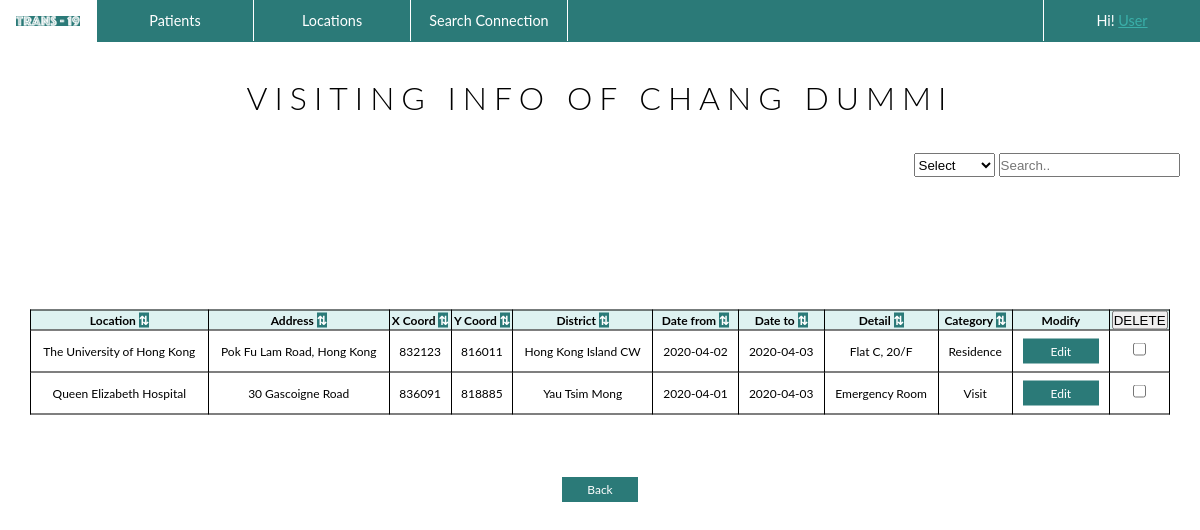
/patient_corner/patients/1, run on an earlier commit of the app's database.
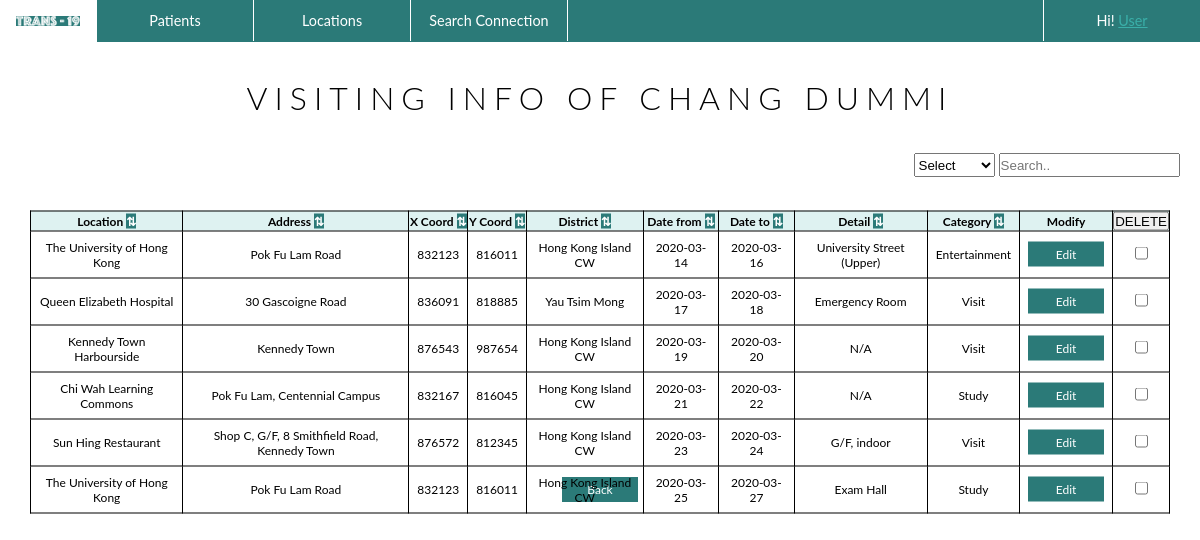
And on a later commit of the database.
### patient_corner/models.py (models this page shows, shortened)
class Visit(models.Model):
    patient = models.ForeignKey(Patient, on_delete=models.CASCADE)
    location = models.ForeignKey(Location, on_delete=models.CASCADE)
    date_from = models.DateField()
    date_to = models.DateField()
    detail = models.CharField(max_length=50)
    category_name = models.CharField(max_length=15)

class Location(models.Model):
    location_name = models.CharField(max_length=50)
    address = models.CharField(max_length=50)
    x_coord = models.BigIntegerField()
    y_coord = models.BigIntegerField()
    district_name = models.CharField(max_length=30)

### patient_corner/views.py (the view, shortened to what this page needs)
class PatientVisitData(TemplateView):
    template_name = "patient_corner/visit_list.html"
    def get_context_data(self, **kwargs):
        patient = self.kwargs['patient']
        context = super().get_context_data(**kwargs)
        context['visit_list'] = Visit.objects.filter(patient__pk = patient)
        context['patient'] = Patient.objects.get(pk = patient)
        return context

### templates/patient_corner/visit_list.html (shortened to what this page needs)
{%load static%}
<!DOCTYPE html>
<html>
<head>
  <link rel="stylesheet" type="text/css" href="{% static 'css/templatestyle.css'%}">
</head>
<body>
<header>
    <div class="menu">
      <ul>
        <li class="logo"><a href="{% url 'home' %}"><img src="{% static 'media/logo_navigation.png' %}" style = "max-width: 100%;" alt ="TRANS-19"></a></li>
        <li class="dropdown">
          <a href="{% url 'patients' %}" class="dropbtn">Patients</a>
        </li>
        <li class="dropdown">
          <a href="{% url 'locations' %}" class="dropbtn">Locations</a>
        </li>
        <li class="dropdown">
          <a href="{% url 'searchconnection' %}">Search Connection</a>
        </li>
        <li class="dropdown" style="float:right; border-left: 1px solid white;  border-right: 0px solid white;  ">
          <a href="{% url 'locations' %}" class="dropbtn">Hi! <u>User</u></a>
        </li>
      </ul>
    </div>
</header>
  <div class="title">
    <h1 style="text-align:center"> VISITING INFO OF {{ patient.last_name }} {{ patient.first_name }}</h1>
  </div>
  <div class="sortsearch" style="float:right;">
    <select id="tableheading" class="tableheading"  onclick="searching()">
      <option value="9">Select</option>
    </select>
    <input type="text" placeholder="Search.." name="search" class="searchbar" onkeyup="searching()" id="INPUT">
  </div>
<form method="post">
  <table style="margin-top: 5%; width: 95%;" id="TABLE">
    <tr>
      <th>Location <mark onclick="sorting(0)">⇅</mark></th>
      <th>Address <mark onclick="sorting(1)">⇅</mark></th>
      <th>X Coord <mark onclick="sortingNum(2)">⇅</mark></th>
      <th>Y Coord <mark onclick="sortingNum(3)">⇅</mark></th>
      <th>District <mark onclick="sorting(4)">⇅</mark></th>
      <th>Date from <mark onclick="sorting(5)">⇅</mark></th>
      <th>Date to <mark onclick="sorting(6)">⇅</mark></th>
      <th>Detail <mark onclick="sorting(7)">⇅</mark></th>
      <th>Category <mark onclick="sorting(8)">⇅</mark></th>
      <th>Modify</th>
      <th><button type="submit" name = "delete_entry"> DELETE </button></th>
    </tr>
    {% for visit in visit_list %}
    <tr>
      <td>{{ visit.location.location_name }}</td>
      <td>{{ visit.location.address }}</td>
      <td>{{ visit.location.x_coord }}</td>
      <td>{{ visit.location.y_coord }}</td>
      <td>{{ visit.location.district_name }}</td>
      <td>{{ visit.date_from|date:"Y-m-d" }}</td>
      <td>{{ visit.date_to|date:"Y-m-d" }}</td>
      <td>{{ visit.detail }}</td>
      <td>{{ visit.category_name }}</td>
      <td><a href="{% url 'editvisit' visit.patient.pk visit.pk %}" class = "button">Edit</a></td>
      <td><input type="checkbox" name="visit_to_be_deleted" value="{{ visit.pk }}"></td>
    </tr>
    {% empty %}
    <tr>
      <td colspan="11">No visiting information available.</td>
    </tr>
    {% endfor %}
  </table>
</form>
<div style="display: block; width: 80px; margin: 30% auto; text-align: center;">
  <a href="{% url 'patients'%}" class ="buttoncentre">Back</a>
</div>
</body>
</html>

What changed in the data, as far as the page shows it:
changed Visit: location.address "Pok Fu Lam Road, Hong Kong" → "Pok Fu Lam Road"; date_from "2020-04-02" → "2020-03-14"; date_to "2020-04-03" → "2020-03-16"; detail "Flat C, 20/F" → "University Street (Upper)"; category_name "Residence" → "Entertainment"
changed Visit "Emergency Room": date_from "2020-04-01" → "2020-03-17"; date_to "2020-04-03" → "2020-03-18"
added Visit: location.location_name "Kennedy Town Harbourside", location.address "Kennedy Town", location.x_coord "876543", location.y_coord "987654", location.district_name "Hong Kong Island CW", date_from "2020-03-19", date_to "2020-03-20", detail "N/A", category_name "Visit"
added Visit: location.location_name "Chi Wah Learning Commons", location.address "Pok Fu Lam, Centennial Campus", location.x_coord "832167", location.y_coord "816045", location.district_name "Hong Kong Island CW", date_from "2020-03-21", date_to "2020-03-22", detail "N/A", category_name "Study"
now on this page (row edited): Visit: location.location_name "Sun Hing Restaurant", location.address "Shop C, G/F, 8 Smithfield Road, Kennedy Town", location.x_coord "876572", location.y_coord "812345", location.district_name "Hong Kong Island CW", date_from "2020-03-23", date_to "2020-03-24", detail "G/F, indoor", category_name "Visit"
added Visit: location.location_name "The University of Hong Kong", location.address "Pok Fu Lam Road", location.x_coord "832123", location.y_coord "816011", location.district_name "Hong Kong Island CW", date_from "2020-03-25", date_to "2020-03-27", detail "Exam Hall", category_name "Study"
